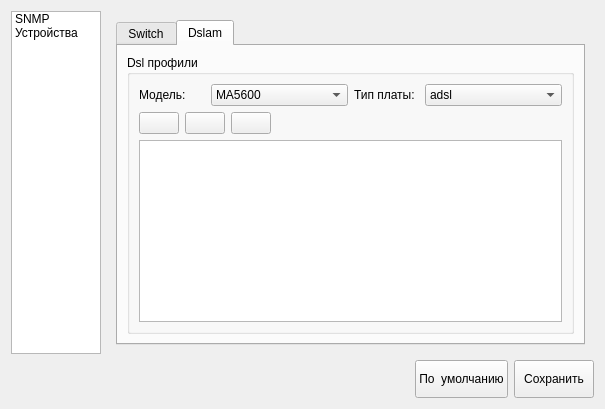
<?xml version="1.0" encoding="UTF-8"?>
<ui version="4.0">
 <class>SettingsPageWidget</class>
 <widget class="QWidget" name="SettingsPageWidget">
  <property name="geometry">
   <rect>
    <x>0</x>
    <y>0</y>
    <width>605</width>
    <height>409</height>
   </rect>
  </property>
  <property name="windowTitle">
   <string>Form</string>
  </property>
  <layout class="QVBoxLayout" name="verticalLayout">
   <item>
    <layout class="QHBoxLayout" name="topHorizontalLayout">
     <item>
      <widget class="QListWidget" name="listWidget">
       <property name="minimumSize">
        <size>
         <width>90</width>
         <height>0</height>
        </size>
       </property>
       <property name="maximumSize">
        <size>
         <width>90</width>
         <height>16777215</height>
        </size>
       </property>
       <item>
        <property name="text">
         <string>SNMP</string>
        </property>
       </item>
       <item>
        <property name="text">
         <string>Устройства</string>
        </property>
       </item>
      </widget>
     </item>
     <item>
      <widget class="QStackedWidget" name="stackedWidget">
       <property name="currentIndex">
        <number>1</number>
       </property>
       <widget class="QWidget" name="snmpPage">
        <layout class="QVBoxLayout" name="verticalLayout_3">
         <item>
          <widget class="QGroupBox" name="snmpSettingsGroupBox">
           <property name="title">
            <string>Параметры SNMP</string>
           </property>
           <layout class="QFormLayout" name="formLayout">
            <item row="0" column="0">
             <widget class="QLabel" name="readComLabel">
              <property name="text">
               <string>Read community</string>
              </property>
             </widget>
            </item>
            <item row="0" column="1">
             <widget class="QLineEdit" name="readComEdit"/>
            </item>
            <item row="1" column="1">
             <widget class="QLineEdit" name="writeComEdit"/>
            </item>
            <item row="2" column="1">
             <widget class="QLineEdit" name="timeoutEdit"/>
            </item>
            <item row="5" column="1">
             <widget class="QLineEdit" name="portEdit"/>
            </item>
            <item row="6" column="1">
             <widget class="QLineEdit" name="retriesEdit"/>
            </item>
            <item row="1" column="0">
             <widget class="QLabel" name="writeComLabel">
              <property name="text">
               <string>Write community</string>
              </property>
             </widget>
            </item>
            <item row="2" column="0">
             <widget class="QLabel" name="timeoutLabel">
              <property name="text">
               <string>Таймаут, мс</string>
              </property>
             </widget>
            </item>
            <item row="5" column="0">
             <widget class="QLabel" name="portLabel">
              <property name="text">
               <string>Порт</string>
              </property>
             </widget>
            </item>
            <item row="6" column="0">
             <widget class="QLabel" name="retriesLabel">
              <property name="text">
               <string>Повторы</string>
              </property>
             </widget>
            </item>
            <item row="3" column="0">
             <widget class="QLabel" name="saveTimeoutLabel">
              <property name="text">
               <string>Таймаут сохранения, мс</string>
              </property>
             </widget>
            </item>
            <item row="3" column="1">
             <widget class="QLineEdit" name="saveTimeoutEdit"/>
            </item>
           </layout>
          </widget>
         </item>
        </layout>
       </widget>
       <widget class="QWidget" name="devicePage">
        <layout class="QVBoxLayout" name="verticalLayout_4">
         <item>
          <widget class="QTabWidget" name="deviceTabWidget">
           <property name="currentIndex">
            <number>1</number>
           </property>
           <widget class="QWidget" name="switchTab">
            <attribute name="title">
             <string>Switch</string>
            </attribute>
            <layout class="QVBoxLayout" name="verticalLayout_5">
             <item>
              <widget class="QGroupBox" name="swServiceVlanGroupBox">
               <property name="title">
                <string>Вланы для сервисов</string>
               </property>
               <layout class="QFormLayout" name="formLayout_2">
                <item row="0" column="0">
                 <widget class="QLabel" name="swInternetVlanLabel">
                  <property name="text">
                   <string>Интернет</string>
                  </property>
                 </widget>
                </item>
                <item row="1" column="0">
                 <widget class="QLabel" name="swIptvUnicastVlanLabel">
                  <property name="text">
                   <string>IPTV Unicast</string>
                  </property>
                 </widget>
                </item>
                <item row="0" column="1">
                 <widget class="QLineEdit" name="swInternetVlanEdit"/>
                </item>
                <item row="1" column="1">
                 <widget class="QLineEdit" name="swIptvUnicastVlanEdit"/>
                </item>
               </layout>
              </widget>
             </item>
            </layout>
           </widget>
           <widget class="QWidget" name="dslamTab">
            <attribute name="title">
             <string>Dslam</string>
            </attribute>
            <layout class="QVBoxLayout" name="verticalLayout_6">
             <item>
              <widget class="QGroupBox" name="dsDslProfileGroupBox">
               <property name="title">
                <string>Dsl профили</string>
               </property>
               <layout class="QGridLayout" name="gridLayout">
                <item row="0" column="1" colspan="2">
                 <widget class="QComboBox" name="dsDeviceModelComboBox">
                  <item>
                   <property name="text">
                    <string>MA5600</string>
                   </property>
                  </item>
                  <item>
                   <property name="text">
                    <string>MA5300</string>
                   </property>
                  </item>
                  <item>
                   <property name="text">
                    <string>MXA-32</string>
                   </property>
                  </item>
                  <item>
                   <property name="text">
                    <string>MXA-64</string>
                   </property>
                  </item>
                 </widget>
                </item>
                <item row="3" column="0" colspan="6">
                 <widget class="QTableView" name="dsDslProfileTableView">
                  <property name="editTriggers">
                   <set>QAbstractItemView::EditKeyPressed</set>
                  </property>
                 </widget>
                </item>
                <item row="0" column="0">
                 <widget class="QLabel" name="dsDeviceLabel">
                  <property name="text">
                   <string>Модель:</string>
                  </property>
                 </widget>
                </item>
                <item row="1" column="0" colspan="6">
                 <layout class="QHBoxLayout" name="dsEditProfileButtonsHLayout">
                  <item>
                   <widget class="QPushButton" name="dsAddProfileButton">
                    <property name="toolTip">
                     <string>Добавить новый DSL профиль...</string>
                    </property>
                    <property name="text">
                     <string/>
                    </property>
                    <property name="icon">
                     <iconset resource="../resource.qrc">
                      <normaloff>:/images/add.png</normaloff>:/images/add.png</iconset>
                    </property>
                   </widget>
                  </item>
                  <item>
                   <widget class="QPushButton" name="dsEditProfileButton">
                    <property name="toolTip">
                     <string>Отредактировать информацию о Dsl профиле...</string>
                    </property>
                    <property name="text">
                     <string/>
                    </property>
                    <property name="icon">
                     <iconset resource="../resource.qrc">
                      <normaloff>:/images/edit.png</normaloff>:/images/edit.png</iconset>
                    </property>
                   </widget>
                  </item>
                  <item>
                   <widget class="QPushButton" name="dsRemoveProfileButton">
                    <property name="toolTip">
                     <string>Удалить существующий DSL профиль...</string>
                    </property>
                    <property name="text">
                     <string/>
                    </property>
                    <property name="icon">
                     <iconset resource="../resource.qrc">
                      <normaloff>:/images/remove.png</normaloff>:/images/remove.png</iconset>
                    </property>
                   </widget>
                  </item>
                  <item>
                   <spacer name="horizontalSpacer_2">
                    <property name="orientation">
                     <enum>Qt::Horizontal</enum>
                    </property>
                    <property name="sizeHint" stdset="0">
                     <size>
                      <width>40</width>
                      <height>20</height>
                     </size>
                    </property>
                   </spacer>
                  </item>
                 </layout>
                </item>
                <item row="0" column="3">
                 <widget class="QLabel" name="dsTypeBoardLabel">
                  <property name="sizePolicy">
                   <sizepolicy hsizetype="Preferred" vsizetype="Preferred">
                    <horstretch>0</horstretch>
                    <verstretch>0</verstretch>
                   </sizepolicy>
                  </property>
                  <property name="text">
                   <string>Тип платы:</string>
                  </property>
                  <property name="scaledContents">
                   <bool>false</bool>
                  </property>
                 </widget>
                </item>
                <item row="0" column="4" colspan="2">
                 <widget class="QComboBox" name="dsTypeBoardComboBox">
                  <item>
                   <property name="text">
                    <string>adsl</string>
                   </property>
                  </item>
                  <item>
                   <property name="text">
                    <string>shdsl</string>
                   </property>
                  </item>
                 </widget>
                </item>
               </layout>
              </widget>
             </item>
            </layout>
           </widget>
          </widget>
         </item>
        </layout>
       </widget>
       <widget class="QWidget" name="viewPage">
        <layout class="QVBoxLayout" name="verticalLayout_2">
         <item>
          <widget class="QGroupBox" name="styleGroupBox">
           <property name="title">
            <string>Стиль</string>
           </property>
          </widget>
         </item>
         <item>
          <widget class="QGroupBox" name="viewSettingsGroupBox">
           <property name="title">
            <string>Параметры отображения таблиц</string>
           </property>
          </widget>
         </item>
        </layout>
       </widget>
      </widget>
     </item>
    </layout>
   </item>
   <item>
    <layout class="QHBoxLayout" name="bottomHorizontalLayout">
     <item>
      <spacer name="horizontalSpacer">
       <property name="orientation">
        <enum>Qt::Horizontal</enum>
       </property>
       <property name="sizeHint" stdset="0">
        <size>
         <width>40</width>
         <height>20</height>
        </size>
       </property>
      </spacer>
     </item>
     <item>
      <widget class="QPushButton" name="defaultSettingButton">
       <property name="minimumSize">
        <size>
         <width>80</width>
         <height>38</height>
        </size>
       </property>
       <property name="text">
        <string>По  умолчанию</string>
       </property>
      </widget>
     </item>
     <item>
      <widget class="QPushButton" name="saveSettingsButton">
       <property name="minimumSize">
        <size>
         <width>80</width>
         <height>38</height>
        </size>
       </property>
       <property name="text">
        <string>Сохранить</string>
       </property>
       <property name="icon">
        <iconset resource="../resource.qrc">
         <normaloff>:/images/save.png</normaloff>:/images/save.png</iconset>
       </property>
       <property name="iconSize">
        <size>
         <width>32</width>
         <height>32</height>
        </size>
       </property>
      </widget>
     </item>
    </layout>
   </item>
  </layout>
 </widget>
 <tabstops>
  <tabstop>listWidget</tabstop>
  <tabstop>readComEdit</tabstop>
  <tabstop>writeComEdit</tabstop>
  <tabstop>timeoutEdit</tabstop>
  <tabstop>saveTimeoutEdit</tabstop>
  <tabstop>portEdit</tabstop>
  <tabstop>retriesEdit</tabstop>
  <tabstop>deviceTabWidget</tabstop>
  <tabstop>swInternetVlanEdit</tabstop>
  <tabstop>swIptvUnicastVlanEdit</tabstop>
  <tabstop>dsDeviceModelComboBox</tabstop>
  <tabstop>dsTypeBoardComboBox</tabstop>
  <tabstop>dsAddProfileButton</tabstop>
  <tabstop>dsEditProfileButton</tabstop>
  <tabstop>dsRemoveProfileButton</tabstop>
  <tabstop>dsDslProfileTableView</tabstop>
  <tabstop>defaultSettingButton</tabstop>
  <tabstop>saveSettingsButton</tabstop>
 </tabstops>
 <resources>
  <include location="../resource.qrc"/>
 </resources>
 <connections/>
</ui>
